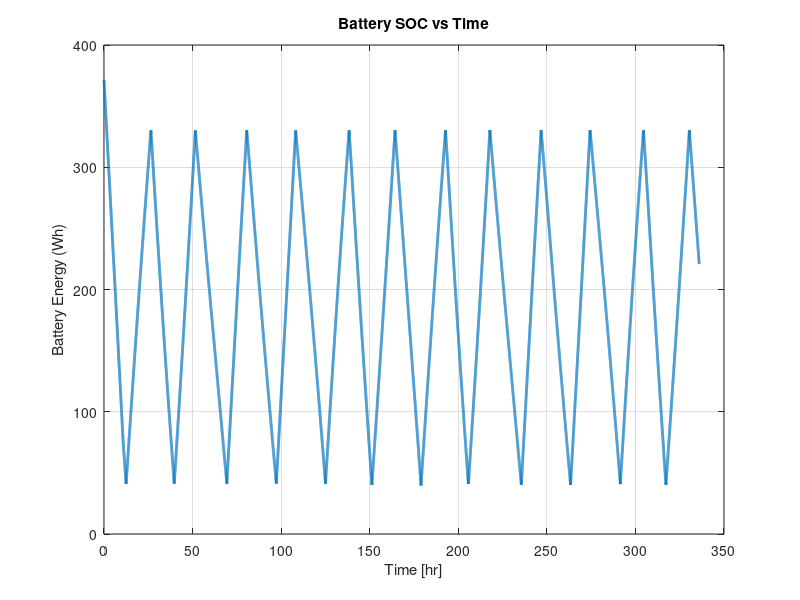
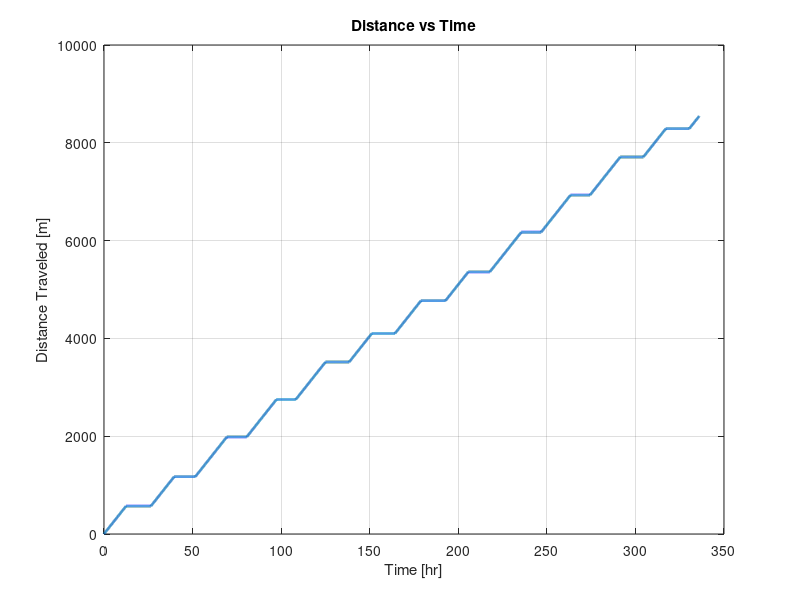

Write MATLAB code to recreate these figures, in order.
clear; clc; close all;

%% USER PARAMETERS

battery_mass_guess = 1.66;          % kg (test value)
batt_specific_energy = 248.6;      % Wh/kg
E_batt_capacity = battery_mass_guess * batt_specific_energy;

initial_SOC_fraction = 0.90;     % 90% charged at landing

speed = 0.02;                    % m/s
P_motors = 25;                   % W
P_av_travel = 19;                % W
P_av_rest = 1.5;                 % W
P_heaters = 0.2;                 % W
payload_total_power = 15;        % W 
num_of_payloads = 2;

payload_drop_distances = [500 10000];
nav_interval = 10;                % meters
nav_duration = 5/60;              % hours (5 minutes)
charge_start_fraction = 0.10;     % Start charging at 10%
charge_stop_fraction  = 0.80;     % Stop charging at 80%

total_distance_goal = 25000;       % meters

%% TIME + SOLAR CONSTANTS

n       = 2831; % Oct. 1st 2027
Tau     = deg2rad(-1.545);
Y       = 346.71;
t_0     = -1.23;

T_total = 24*14; % 1 lunar day
dt      = 0.01;                  % hours (~36 sec)
t       = 0:dt:T_total;
N       = length(t);

omega   = 360 / T_total;

%% MOON GEOMETRY

R_moon = 1737400;
L      = deg2rad(-91);
E      = deg2rad(90);

%% SOLAR CONSTANTS

G_sc    = 1361;
I_illum = 1;

%% PANEL PROPERTIES

panel_number  = 3;
panel_widths  = [0.25, 0.3, 0.3];
panel_height  = 0.31;

panel_eff   = 0.32;
inc_derate  = 0.95;

azi_p = linspace(0,360,panel_number+1);
azi_p(end) = [];
azi_p = deg2rad(azi_p);

%% SOLAR POWER MODEL


theta_dip = acos(R_moon/(R_moon + panel_height));
P_solar = zeros(1,N);

for i = 1:N

    ti = t(i);

    delta = Tau * sin(deg2rad(360/Y * (n + ti/24 - t_0)));
    H     = deg2rad(omega * (T_total/2 - ti));

    B = asin(cos(L)*cos(delta)*cos(H) + sin(L)*sin(delta));
    cosB = cos(B);

    if abs(cosB) > 1e-10
        azi_s = asin(max(-1, min(1, cos(delta)*sin(H)/cosB)));
    else
        azi_s = 0;
    end

    P_total = 0;

    if B > -theta_dip

        for p = 1:panel_number

            cos_theta = cos(B)*cos(azi_s - azi_p(p)) + sin(B)*cos(E);

            if cos_theta > 0

                G_panel = G_sc * cos_theta * I_illum;
                panel_area = panel_widths(p) * panel_height;

                P_panel = G_panel ...
                        * panel_area ...
                        * panel_eff ...
                        * inc_derate;

                P_total = P_total + P_panel;

            end
        end
    end

    P_solar(i) = P_total;

end

%% MISSION STATE VARIABLES

SOC = zeros(1,N);
SOC(1) = initial_SOC_fraction * E_batt_capacity;

distance = zeros(1,N);

payloads_remaining = num_of_payloads;
next_payload_index = 1;

next_nav_distance = nav_interval;
in_navigation = false;
nav_timer = 0;

in_charging = false;


%% MAIN TIME LOOP

for i = 2:N

    current_distance = distance(i-1);

    %---------------------------------
    % CHECK IF MISSION COMPLETE
    % ---------------------------------
    if current_distance >= total_distance_goal
        driving = false;
    else
        driving = true;
    end

    % ---------------------------------
    % PAYLOAD DROP LOGIC
    % ---------------------------------
    if next_payload_index <= length(payload_drop_distances)
        if current_distance >= payload_drop_distances(next_payload_index)
            payloads_remaining = payloads_remaining - 1;
            next_payload_index = next_payload_index + 1;
        end
    end

    % ---------------------------------
    % NAVIGATION TRIGGER
    % ---------------------------------
    if ~in_navigation && ~in_charging && driving && ...
            current_distance >= next_nav_distance

        in_navigation = true;
        nav_timer = nav_duration;
        next_nav_distance = next_nav_distance + nav_interval;
    end

    % ---------------------------------
    % NAVIGATION COUNTDOWN
    % ---------------------------------
    if in_navigation
        nav_timer = nav_timer - dt;
        if nav_timer <= 0
            in_navigation = false;
        end
    end

    % ---------------------------------
    % SOC-BASED CHARGING LOGIC
    % ---------------------------------
    
    % Trigger charging if SOC drops below threshold
    if ~in_navigation && ~in_charging && driving && ...
            SOC(i-1) <= charge_start_fraction * E_batt_capacity
    
        in_charging = true;
    end
    
    % Stop charging when sufficiently recharged
    if in_charging && ...
            SOC(i-1) >= charge_stop_fraction * E_batt_capacity
    
        in_charging = false;
    end


    % ---------------------------------
    % DETERMINE OPERATING MODE
    % Priority: NAV > CHARGE > DRIVE > IDLE
    % ---------------------------------

    if in_navigation
        P_mode = P_motors + P_av_travel;
        driving_now = false;

    elseif in_charging
        P_mode = P_av_rest;     % only rest avionics while charging
        driving_now = false;

    elseif driving
        P_mode = P_motors + P_av_travel;
        driving_now = true;

    else
        P_mode = P_av_rest;     % mission complete idle
        driving_now = false;
    end

    % ---------------------------------
    % PAYLOAD POWER (Dynamic)
    % ---------------------------------
    P_payload = payloads_remaining * (payload_total_power/num_of_payloads);

    % ---------------------------------
    % TOTAL LOAD POWER
    % ---------------------------------
    P_load = P_mode + P_payload + P_heaters;

    % ---------------------------------
    % UPDATE DISTANCE
    % ---------------------------------
    if driving_now
        distance(i) = current_distance + speed * dt * 3600;
    else
        distance(i) = current_distance;
    end

    % ---------------------------------
    % SOC UPDATE
    % ---------------------------------
    P_net = P_solar(i-1) - P_load;
    SOC(i) = SOC(i-1) + P_net * dt;

    % ---------------------------------
    % BATTERY LIMITS
    % ---------------------------------
    if SOC(i) > E_batt_capacity
        SOC(i) = E_batt_capacity;
    end

    if SOC(i) < 0
        SOC(i) = 0;
    end

end


%% RESULTS

min_SOC = min(SOC);
max_SOC = max(SOC);

fprintf('Minimum SOC (Wh): %.2f\n', min_SOC);
fprintf('Maximum SOC (Wh): %.2f\n', max_SOC);

if min_SOC <= 0
    fprintf('⚠ Battery depleted during mission.\n');
else
    fprintf('Mission feasible with this battery mass.\n');
end

if current_distance < total_distance_goal
    fprintf('⚠ Distance goal not reached.\n');
else
    fprintf('Distance goal reached.\n');
end

%% PLOTS

figure;
plot(t,SOC,'LineWidth',2)
xlabel('Time [hr]')
ylabel('Battery Energy (Wh)')
title('Battery SOC vs Time')
grid on

figure;
plot(t,distance,'LineWidth',2)
xlabel('Time [hr]')
ylabel('Distance Traveled [m]')
title('Distance vs Time')
grid on
